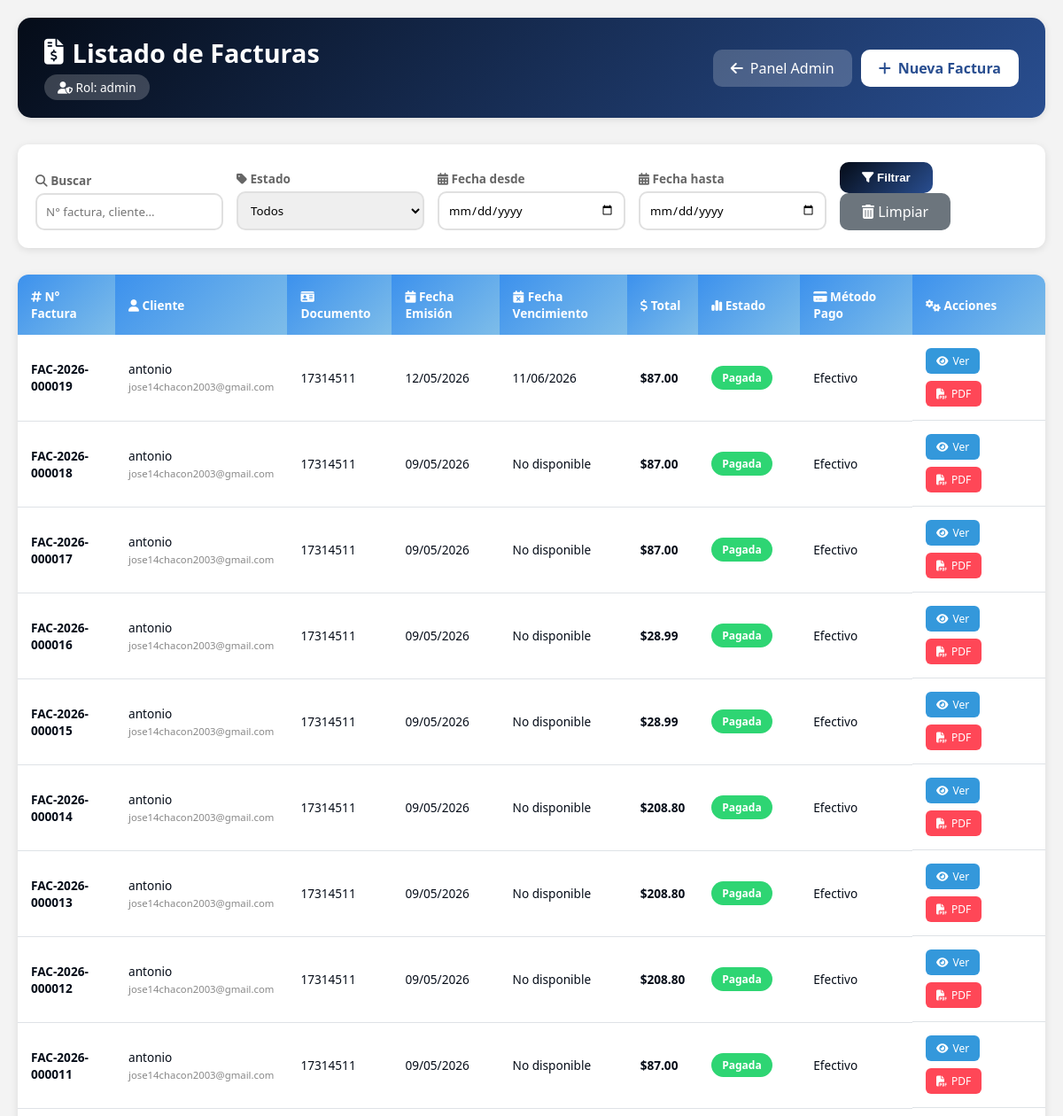
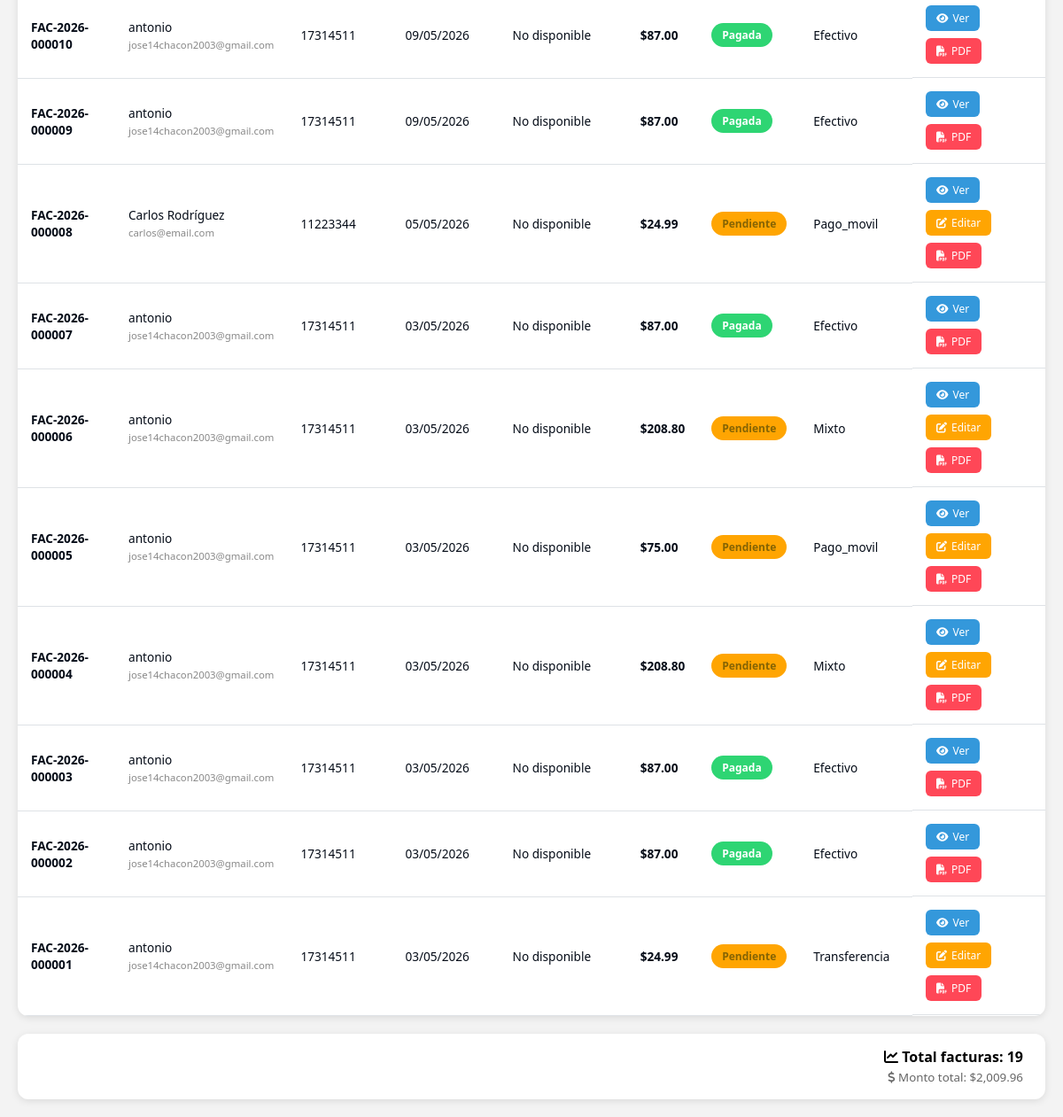
The app's page /facturacion/listar_facturas.php (signed in) with its own data (2 pictures, top to bottom).
### tables this page shows
CREATE TABLE `facturas` (
  `id` int NOT NULL AUTO_INCREMENT,
  `pedido_id` int DEFAULT NULL,
  `cliente_id` int NOT NULL,
  `numero_factura` varchar(20) NOT NULL,
  `fecha_emision` datetime DEFAULT CURRENT_TIMESTAMP,
  `fecha_vencimiento` date DEFAULT NULL,
  `subtotal` decimal(10,2) DEFAULT '0.00',
  `iva` decimal(10,2) DEFAULT '0.00',
  `total` decimal(10,2) NOT NULL DEFAULT '0.00',
  `metodo_pago` varchar(50) DEFAULT NULL,
  `estado` enum('pendiente','pagada','anulada') DEFAULT 'pendiente',
  `usuario_id` int DEFAULT NULL,
  `created_at` timestamp NULL DEFAULT CURRENT_TIMESTAMP,
  PRIMARY KEY (`id`),
  UNIQUE KEY `numero_factura` (`numero_factura`),
  UNIQUE KEY `pedido_id` (`pedido_id`),
  KEY `cliente_id` (`cliente_id`),
  CONSTRAINT `facturas_ibfk_1` FOREIGN KEY (`pedido_id`) REFERENCES `pedidos` (`id`) ON DELETE SET NULL,
  CONSTRAINT `facturas_ibfk_2` FOREIGN KEY (`cliente_id`) REFERENCES `clientes` (`id`) ON DELETE CASCADE
);

CREATE TABLE `clientes` (
  `id` int NOT NULL AUTO_INCREMENT,
  `tipo_documento` enum('cedula','ruc','pasaporte','dni') DEFAULT 'cedula',
  `documento` varchar(20) NOT NULL,
  `nombre` varchar(100) NOT NULL,
  `email` varchar(100) NOT NULL,
  `telefono` varchar(20) DEFAULT NULL,
  `direccion` text,
  `ciudad` varchar(50) DEFAULT NULL,
  `estado` enum('activo','inactivo','moroso') DEFAULT 'activo',
  `fecha_registro` datetime DEFAULT CURRENT_TIMESTAMP,
  PRIMARY KEY (`id`),
  UNIQUE KEY `documento` (`documento`)
);

### facturacion/listar_facturas.php (the view, shortened to what this page needs)
<?php
$pdo = conectarDB();
$user_id = $_SESSION['user_id'] ?? 0;
$rol = '';
try {
    $query_admin = "SELECT rol FROM admin_users WHERE id = :user_id AND activo = 1";
    $stmt_admin = $pdo->prepare($query_admin);
    $stmt_admin->execute([':user_id' => $user_id]);
    $admin = $stmt_admin->fetch(PDO::FETCH_ASSOC);
    if ($admin) {
        $rol = $admin['rol'];
    }
} catch (PDOException $e) {
    error_log("Error al obtener rol: " . $e->getMessage());
}
    ?>
<!DOCTYPE html>
<html lang="es">
<head>
    <link rel="stylesheet" href="https://cdnjs.cloudflare.com/ajax/libs/font-awesome/6.4.0/css/all.min.css">
</head>
<body>
    <div class="container">
        <div class="header">
            <div>
                <h1><i class="fas fa-file-invoice-dollar"></i> Listado de Facturas</h1>
                <div class="user-role"><i class="fas fa-user-shield"></i> Rol: <?php echo htmlspecialchars($rol); ?></div>
            </div>
            <div style="display: flex; gap: 10px;">
                <a href="/proyecto/panel_admin/panel_admin.php" class="btn-volver"><i class="fas fa-arrow-left"></i> Panel Admin</a>
                <?php if (in_array($rol, ['superadmin', 'admin', 'facturador'])): ?>
                    <a href="/proyecto/facturacion/nueva_factura.php" class="btn-nueva"><i class="fas fa-plus"></i> Nueva Factura</a>
                <?php endif; ?>
            </div>
        </div>
        <?php
        try {
            $search = isset($_GET['search']) ? trim($_GET['search']) : '';
            $fecha_desde = isset($_GET['fecha_desde']) ? $_GET['fecha_desde'] : '';
            $fecha_hasta = isset($_GET['fecha_hasta']) ? $_GET['fecha_hasta'] : '';
            $query = "SELECT
                        f.*,
                        c.nombre as cliente_nombre,
                        c.email as cliente_email,
                        c.documento as cliente_documento,
                        c.telefono as cliente_telefono
                      FROM facturas f
                      LEFT JOIN clientes c ON f.cliente_id = c.id
                      WHERE 1=1";
            $params = [];
            $query .= " ORDER BY f.id DESC";
            $stmt = $pdo->prepare($query);
            $stmt->execute($params);
            $facturas = $stmt->fetchAll(PDO::FETCH_ASSOC);
        } catch (PDOException $e) {
            $facturas = [];
            echo '<div class="alert alert-error" style="background: #f8d7da; color: #721c24; padding: 15px; border-radius: 10px; margin-bottom: 20px;">Error al cargar facturas: ' . htmlspecialchars($e->getMessage()) . '</div>';
        }
        function formatearFecha($fecha, $formato = 'd/m/Y') {
            if (empty($fecha) || $fecha === null) {
                return 'No disponible';
            }
            try {
                $dateTime = new DateTime($fecha);
                return $dateTime->format($formato);
            } catch (Exception $e) {
                return 'Fecha inválida';
            }
        }
        $estados_factura = [
            'pendiente' => 'Pendiente',
            'pagada' => 'Pagada',
            'vencida' => 'Vencida',
            'anulada' => 'Anulada'
        ];
        $metodos_pago = [
            'efectivo' => 'Efectivo',
            'tarjeta_credito' => 'Tarjeta de Crédito',
            'tarjeta_debito' => 'Tarjeta de Débito',
            'transferencia' => 'Transferencia',
            'paypal' => 'PayPal',
            'mercadopago' => 'Mercado Pago'
        ];
        ?>
        <div class="filtros">
            <form method="GET" class="filtros-form">
                <div class="filtro-group">
                    <label><i class="fas fa-search"></i> Buscar</label>
                    <input type="text" name="search" placeholder="N° factura, cliente..." value="<?php echo htmlspecialchars($search ?? ''); ?>">
                </div>
                <div class="filtro-group">
                    <label><i class="fas fa-tag"></i> Estado</label>
                    <select name="estado">
                        <option value="">Todos</option>
                    </select>
                </div>
                <div class="filtro-group">
                    <label><i class="fas fa-calendar-alt"></i> Fecha desde</label>
                    <input type="date" name="fecha_desde" value="<?php echo htmlspecialchars($fecha_desde ?? ''); ?>">
                </div>
                <div class="filtro-group">
                    <label><i class="fas fa-calendar-alt"></i> Fecha hasta</label>
                    <input type="date" name="fecha_hasta" value="<?php echo htmlspecialchars($fecha_hasta ?? ''); ?>">
                </div>
                <div class="filtro-group">
                    <button type="submit" class="btn-filtrar"><i class="fas fa-filter"></i> Filtrar</button>
                    <a href="listar_facturas.php" class="btn-limpiar"><i class="fas fa-trash-alt"></i> Limpiar</a>
                </div>
            </form>
        </div>
        <div class="table-container">
            <table class="data-table">
                <thead>
                    <tr>
                        <th><i class="fas fa-hashtag"></i> N° Factura</th>
                        <th><i class="fas fa-user"></i> Cliente</th>
                        <th><i class="fas fa-id-card"></i> Documento</th>
                        <th><i class="fas fa-calendar-day"></i> Fecha Emisión</th>
                        <th><i class="fas fa-calendar-times"></i> Fecha Vencimiento</th>
                        <th><i class="fas fa-dollar-sign"></i> Total</th>
                        <th><i class="fas fa-chart-simple"></i> Estado</th>
                        <th><i class="fas fa-credit-card"></i> Método Pago</th>
                        <th width="150"><i class="fas fa-cogs"></i> Acciones</th>
                    </tr>
                </thead>
                <tbody>
                    <?php if (empty($facturas)): ?>
                        <tr>
                            <td colspan="9" class="empty-state">
                                <i class="fas fa-inbox"></i>
                                No se encontraron facturas
                            </td>
                        </tr>
                    <?php else: ?>
                        <?php foreach ($facturas as $factura): ?>
                            <tr>
                                <td>
                                    <strong><?php echo htmlspecialchars($factura['numero_factura']); ?></strong>
                                </td>
                                <td>
                                    <?php echo htmlspecialchars($factura['cliente_nombre'] ?? 'N/A'); ?>
                                    <br>
                                    <small style="color:#888;"><?php echo htmlspecialchars($factura['cliente_email'] ?? ''); ?></small>
                                </td>
                                <td><?php echo htmlspecialchars($factura['cliente_documento'] ?? 'N/A'); ?></td>
                                <td><?php echo formatearFecha($factura['fecha_emision'] ?? null); ?></td>
                                <td>
                                    <?php
                                    $fecha_vencimiento = $factura['fecha_vencimiento'] ?? null;
                                    echo formatearFecha($fecha_vencimiento);
                                    ?>
                                </td>
                                <td>
                                    <strong>$<?php echo number_format(floatval($factura['total'] ?? 0), 2); ?></strong>
                                </td>
                                <td>
                                    <?php
                                    $estado_actual = $factura['estado'] ?? 'pendiente';
                                    $badge_class = '';
                                    switch ($estado_actual) {
                                        case 'pendiente': $badge_class = 'badge-pendiente'; break;
                                        case 'pagada': $badge_class = 'badge-pagada'; break;
                                    }
                                    ?>
                                    <span class="badge <?php echo $badge_class; ?>">
                                        <?php echo $estados_factura[$estado_actual] ?? ucfirst($estado_actual); ?>
                                    </span>
                                </td>
                                <td>
                                    <?php
                                    $metodo = $factura['metodo_pago'] ?? 'efectivo';
                                    echo $metodos_pago[$metodo] ?? ucfirst($metodo);
                                    ?>
                                </td>
                                <td class="acciones">
                                    <a href="ver_factura.php?id=<?php echo $factura['id']; ?>" class="btn-accion btn-ver"><i class="fas fa-eye"></i> Ver</a>
                                    <?php if (in_array($rol, ['superadmin', 'admin', 'facturador']) && ($factura['estado'] ?? '') !== 'pagada' && ($factura['estado'] ?? '') !== 'anulada'): ?>
                                        <a href="editar_factura.php?id=<?php echo $factura['id']; ?>" class="btn-accion btn-editar"><i class="fas fa-edit"></i> Editar</a>
                                    <?php endif; ?>
                                    <a href="generar_pdf.php?id=<?php echo $factura['id']; ?>" class="btn-accion btn-pdf" target="_blank"><i class="fas fa-file-pdf"></i> PDF</a>
                                </td>
                            </tr>
                        <?php endforeach; ?>
                    <?php endif; ?>
                </tbody>
            </table>
        </div>
        <?php if (!empty($facturas)): ?>
            <div class="resumen-card">
                <strong><i class="fas fa-chart-line"></i> Total facturas: <?php echo count($facturas); ?></strong>
                <br>
                <small><i class="fas fa-dollar-sign"></i> Monto total: $<?php
                    $total_general = array_sum(array_map(function($f) {
                        return floatval($f['total'] ?? 0);
                    }, $facturas));
                    echo number_format($total_general, 2);
                ?></small>
            </div>
        <?php endif; ?>
    </div>
</body>
</html>

### facturacion/listar_facturas.php (style rules this page uses)
:root { --primary-color: #050C18; --secondary-color: #294E90; --accent-color: #3C91ED; --light-color: #7EBDE9; --bg-color: #F3F3F3; --text-color: #050C18; --card-bg: #ffffff; --header-bg: linear-gradient(135deg, var(--primary-color), var(--secondary-color)); --success: #2ed573; --warning: #ffa502; --danger: #ff4757; --info: #3498db; }
* { margin: 0; padding: 0; box-sizing: border-box; }
body { font-family: 'Segoe UI', Tahoma, Geneva, Verdana, sans-serif; background: var(--bg-color); padding: 20px; }
.container { max-width: 1400px; margin: 0 auto; }
.header { background: var(--header-bg); color: white; padding: 20px 30px; border-radius: 15px; margin-bottom: 30px; display: flex; justify-content: space-between; align-items: center; flex-wrap: wrap; gap: 15px; box-shadow: 0 2px 8px rgba(0,0,0,0.1); }
.header h1 { font-size: 1.8rem; display: flex; align-items: center; gap: 10px; }
.header h1 i { font-size: 1.8rem; }
.user-role { background: rgba(255,255,255,0.2); padding: 5px 15px; border-radius: 20px; font-size: 0.85rem; margin-top: 5px; display: inline-block; }
.btn-nueva { background: white; color: var(--secondary-color); padding: 10px 20px; border-radius: 10px; text-decoration: none; font-weight: 600; transition: all 0.3s; display: inline-flex; align-items: center; gap: 8px; }
.btn-volver { background: rgba(255,255,255,0.2); color: white; padding: 10px 20px; border-radius: 10px; text-decoration: none; transition: all 0.3s; display: inline-flex; align-items: center; gap: 8px; }
.filtros { background: var(--card-bg); padding: 20px; border-radius: 12px; margin-bottom: 30px; box-shadow: 0 2px 8px rgba(0,0,0,0.1); }
.filtros-form { display: flex; flex-wrap: wrap; gap: 15px; align-items: flex-end; }
.filtro-group { flex: 1; min-width: 150px; }
.filtro-group label { display: block; margin-bottom: 5px; font-size: 0.85rem; color: #666; font-weight: 600; }
.filtro-group input, .filtro-group select { width: 100%; padding: 10px; border: 2px solid #e0e0e0; border-radius: 10px; transition: all 0.3s; font-family: inherit; }
.btn-filtrar { background: linear-gradient(135deg, var(--primary-color), var(--secondary-color)); color: white; padding: 10px 25px; border: none; border-radius: 10px; cursor: pointer; font-weight: 600; transition: all 0.3s; }
.btn-limpiar { background: #6c757d; color: white; padding: 10px 25px; border: none; border-radius: 10px; cursor: pointer; text-decoration: none; display: inline-block; transition: all 0.3s; }
.table-container { background: var(--card-bg); border-radius: 12px; overflow-x: auto; box-shadow: 0 2px 8px rgba(0,0,0,0.1); }
.data-table { width: 100%; border-collapse: collapse; min-width: 800px; }
.data-table th { padding: 15px; text-align: left; background: linear-gradient(135deg, var(--accent-color), var(--light-color)); color: white; font-weight: 600; font-size: 0.85rem; }
.data-table td { padding: 15px; border-bottom: 1px solid #dee2e6; color: var(--text-color); font-size: 0.85rem; }
.badge { display: inline-block; padding: 5px 12px; border-radius: 20px; font-size: 0.75rem; font-weight: 600; }
.badge-pendiente { background: var(--warning); color: #856404; }
.badge-pagada { background: var(--success); color: white; }
.acciones { display: flex; gap: 8px; flex-wrap: wrap; }
.btn-accion { padding: 6px 12px; border-radius: 6px; text-decoration: none; font-size: 0.75rem; transition: all 0.3s; display: inline-flex; align-items: center; gap: 5px; }
.btn-ver { background: var(--info); color: white; }
.btn-editar { background: var(--warning); color: white; }
.btn-pdf { background: var(--danger); color: white; }
.resumen-card { background: var(--card-bg); border-radius: 12px; padding: 15px 25px; margin-top: 20px; text-align: right; box-shadow: 0 2px 8px rgba(0,0,0,0.1); }
.resumen-card strong { font-size: 1rem; }
.resumen-card small { color: #666; }

### records on screen
facturas: numero_factura "FAC-2026-000019", cliente.nombre "antonio", cliente.email "jose14chacon2003@gmail.com", cliente.documento "17314511", fecha_emision "12/05/2026", fecha_vencimiento "11/06/2026", total "87.00", estado "Pagada", metodo_pago "Efectivo"
facturas: numero_factura "FAC-2026-000018", cliente.nombre "antonio", cliente.email "jose14chacon2003@gmail.com", cliente.documento "17314511", fecha_emision "09/05/2026", fecha_vencimiento "No disponible", total "87.00", estado "Pagada", metodo_pago "Efectivo"
facturas: numero_factura "FAC-2026-000017", cliente.nombre "antonio", cliente.email "jose14chacon2003@gmail.com", cliente.documento "17314511", fecha_emision "09/05/2026", fecha_vencimiento "No disponible", total "87.00", estado "Pagada", metodo_pago "Efectivo"
facturas: numero_factura "FAC-2026-000016", cliente.nombre "antonio", cliente.email "jose14chacon2003@gmail.com", cliente.documento "17314511", fecha_emision "09/05/2026", fecha_vencimiento "No disponible", total "28.99", estado "Pagada", metodo_pago "Efectivo"
facturas: numero_factura "FAC-2026-000015", cliente.nombre "antonio", cliente.email "jose14chacon2003@gmail.com", cliente.documento "17314511", fecha_emision "09/05/2026", fecha_vencimiento "No disponible", total "28.99", estado "Pagada", metodo_pago "Efectivo"
facturas: numero_factura "FAC-2026-000014", cliente.nombre "antonio", cliente.email "jose14chacon2003@gmail.com", cliente.documento "17314511", fecha_emision "09/05/2026", fecha_vencimiento "No disponible", total "208.80", estado "Pagada", metodo_pago "Efectivo"
facturas: numero_factura "FAC-2026-000013", cliente.nombre "antonio", cliente.email "jose14chacon2003@gmail.com", cliente.documento "17314511", fecha_emision "09/05/2026", fecha_vencimiento "No disponible", total "208.80", estado "Pagada", metodo_pago "Efectivo"
facturas: numero_factura "FAC-2026-000012", cliente.nombre "antonio", cliente.email "jose14chacon2003@gmail.com", cliente.documento "17314511", fecha_emision "09/05/2026", fecha_vencimiento "No disponible", total "208.80", estado "Pagada", metodo_pago "Efectivo"
facturas: numero_factura "FAC-2026-000011", cliente.nombre "antonio", cliente.email "jose14chacon2003@gmail.com", cliente.documento "17314511", fecha_emision "09/05/2026", fecha_vencimiento "No disponible", total "87.00", estado "Pagada", metodo_pago "Efectivo"
facturas: numero_factura "FAC-2026-000010", cliente.nombre "antonio", cliente.email "jose14chacon2003@gmail.com", cliente.documento "17314511", fecha_emision "09/05/2026", fecha_vencimiento "No disponible", total "87.00", estado "Pagada", metodo_pago "Efectivo"
facturas: numero_factura "FAC-2026-000009", cliente.nombre "antonio", cliente.email "jose14chacon2003@gmail.com", cliente.documento "17314511", fecha_emision "09/05/2026", fecha_vencimiento "No disponible", total "87.00", estado "Pagada", metodo_pago "Efectivo"
facturas: numero_factura "FAC-2026-000008", cliente.nombre "Carlos Rodríguez", cliente.email "carlos@email.com", cliente.documento "11223344", fecha_emision "05/05/2026", fecha_vencimiento "No disponible", total "24.99", estado "Pendiente", metodo_pago "Pago_movil"
facturas: numero_factura "FAC-2026-000007", cliente.nombre "antonio", cliente.email "jose14chacon2003@gmail.com", cliente.documento "17314511", fecha_emision "03/05/2026", fecha_vencimiento "No disponible", total "87.00", estado "Pagada", metodo_pago "Efectivo"
facturas: numero_factura "FAC-2026-000006", cliente.nombre "antonio", cliente.email "jose14chacon2003@gmail.com", cliente.documento "17314511", fecha_emision "03/05/2026", fecha_vencimiento "No disponible", total "208.80", estado "Pendiente", metodo_pago "Mixto"
facturas: numero_factura "FAC-2026-000005", cliente.nombre "antonio", cliente.email "jose14chacon2003@gmail.com", cliente.documento "17314511", fecha_emision "03/05/2026", fecha_vencimiento "No disponible", total "75.00", estado "Pendiente", metodo_pago "Pago_movil"
facturas: numero_factura "FAC-2026-000004", cliente.nombre "antonio", cliente.email "jose14chacon2003@gmail.com", cliente.documento "17314511", fecha_emision "03/05/2026", fecha_vencimiento "No disponible", total "208.80", estado "Pendiente", metodo_pago "Mixto"
facturas: numero_factura "FAC-2026-000003", cliente.nombre "antonio", cliente.email "jose14chacon2003@gmail.com", cliente.documento "17314511", fecha_emision "03/05/2026", fecha_vencimiento "No disponible", total "87.00", estado "Pagada", metodo_pago "Efectivo"
facturas: numero_factura "FAC-2026-000002", cliente.nombre "antonio", cliente.email "jose14chacon2003@gmail.com", cliente.documento "17314511", fecha_emision "03/05/2026", fecha_vencimiento "No disponible", total "87.00", estado "Pagada", metodo_pago "Efectivo"
facturas: numero_factura "FAC-2026-000001", cliente.nombre "antonio", cliente.email "jose14chacon2003@gmail.com", cliente.documento "17314511", fecha_emision "03/05/2026", fecha_vencimiento "No disponible", total "24.99", estado "Pendiente", metodo_pago "Transferencia"

### other values on screen
$rol "admin"
count($facturas) "19"
$total_general "2,009.96"
